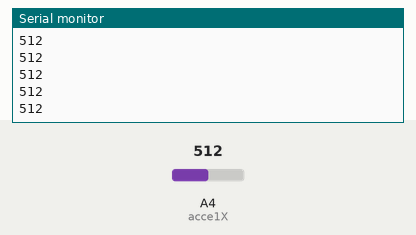
Simulated run of this sketch. Board: Arduino Uno, built with avr-gcc and run on an emulated ATmega328P. Parts: the last lines printed to the serial monitor. Inputs (shaded band) come from the test bench; at power-on: A4 (acce1X) = 512.

Above: at 1.2 s.
1.3 s: A4 (acce1X) set to 716
At 1.8 s:
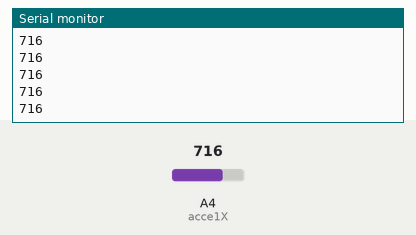
2.8 s: A4 (acce1X) set to 900
At 3.3 s:
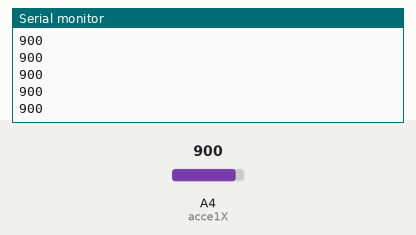
Timing chart, 0 to 5.8 s (numbered marks = the images above; inputs shaded):
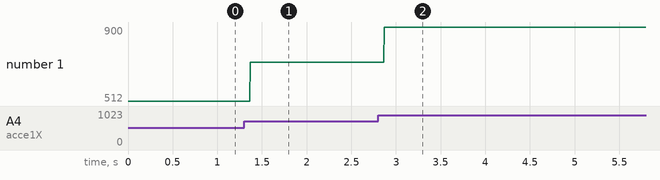

The sketch:

TutorialAnalogInputPart1.ino
```cpp
const int acce1X = A4;

void setup() {

  Serial.begin(9600);
  pinMode(acce1X, INPUT);

}

void loop() {

  int accel_val = analogRead(acce1X);
  Serial.println(accel_val);

}

/*
If we put the accelerometer flat on the desk, according to my
orientation of it, x is forward (+ve), y is to left (+ve), and z is out of paper (+ve)
*/
```

Measured:
- after the input at 1.3 s, the serial monitor: prints a new line after 0.07 s (image 1)
- after the input at 2.8 s, the serial monitor: prints a new line after 0.07 s (image 2)
- plotted number 1: 512 → 716 after the input at 1.3 s, 716 → 900 after the input at 2.8 s
